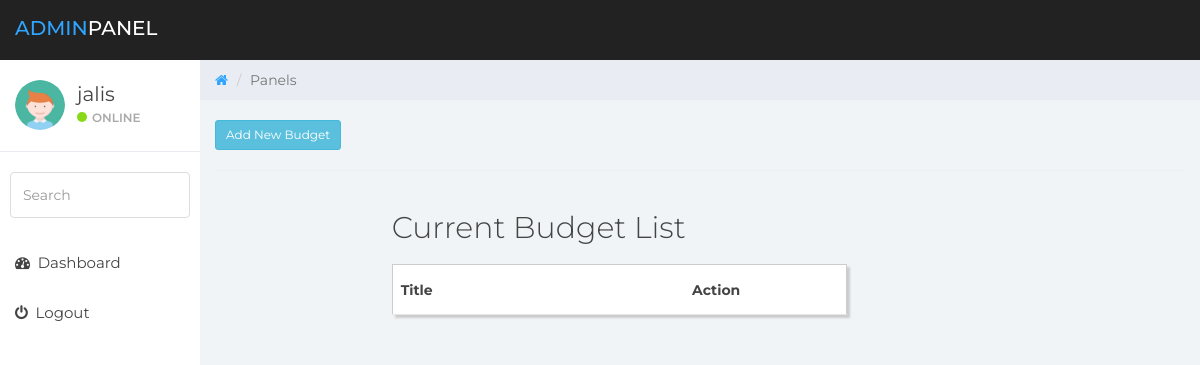
The app's page /user-dashboard/ (signed in), older data.
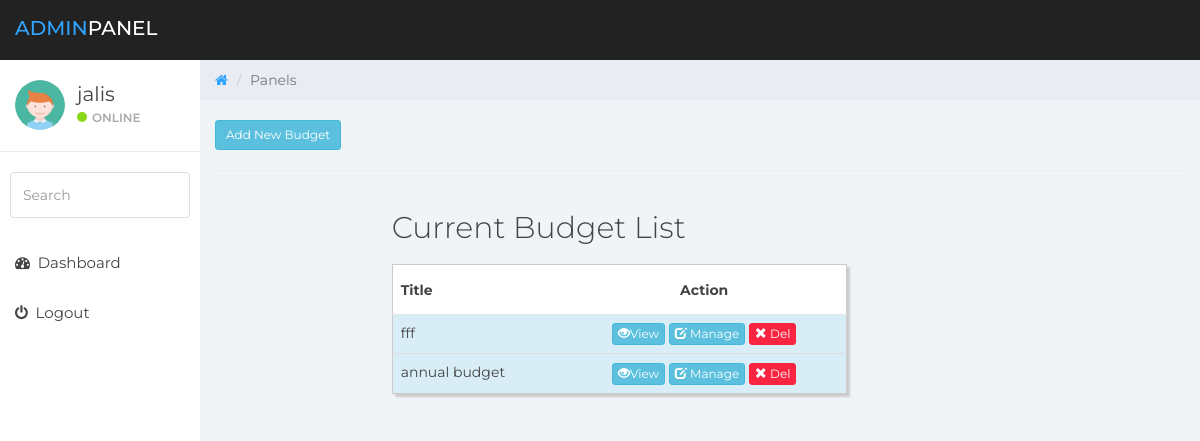
The same page, newer data.
### main_app/models.py (models this page shows, shortened)
class Budgets(models.Model):
    budget_id = models.AutoField(null=False,primary_key=True)
    user_id = models.IntegerField(null=False)
    budget_name=models.CharField(null=False,max_length=200)
    total_budget=models.IntegerField(null=False)

### main_app/views.py (the view, shortened to what this page needs)
# urls.py: path('user-dashboard/',views.user_dashboard,name='user_dashboard'),
@login_required
def user_dashboard(request):
	id=request.user.id
	budget=Budgets.objects.filter(user_id=id).order_by("-budget_id")
	context={
        'budgets':budget,
    }
	return render(request,'admin pages/admin_home.html',context)

### main_app/templates/admin pages/admin_home.html (shortened to what this page needs)
{% extends 'base.html' %}
{% block content %}
<br>
<div class="row">
	<div class="col-md-4">
	 <button type="button" class="btn btn-info btn-sm" data-toggle="modal" data-target="#add_budget">Add New Budget</button>
</div>
</div>
<hr>
    <div class="row col-md-6 col-md-offset-2 custyle">
    	<h2>Current Budget List</h2>
    <table class="table table-striped custab">
    <thead>
        <tr>
            <th>Title</th>
            <th class="text-center">Action</th>
        </tr>
    </thead>
    {% for budget in budgets %}
            <tr class="info">
                <td>{{budget.budget_name}}</td>
                <td class="text-center">
                	<a href="{% url "view_budget_details" budget.budget_id %}" class='btn btn-info btn-xs'><span class="glyphicon glyphicon-eye-open"></span>View </a>
                	<a class='btn btn-info btn-xs' href="{% url "manage_budget" budget.budget_id %}"><span class="glyphicon glyphicon-edit"></span> Manage</a> <a href="{% url "delete_budget" budget.budget_id %}" class="btn btn-danger btn-xs" onclick="return confirm('Are you sure you want to delete?')"><span class="glyphicon glyphicon-remove"></span> Del</a>
                </td>
            </tr>
    {% endfor %}
    </table>
    </div>
{% endblock %}

### main_app/templates/base.html (shortened to what this page needs)
{% load static %}
<!DOCTYPE html>
<html>
<head>
	<link href="{% static "css/bootstrap.min.css" %}" rel="stylesheet">
	<link href="{%  static "css/font-awesome.min.css"  %}" rel="stylesheet">
	<link href="{% static "css/datepicker3.css" %}"  rel="stylesheet">
	<link href=" {% static "css/styles.css" %}"  rel="stylesheet">
</head>
<body>
	<nav class="navbar navbar-custom navbar-fixed-top" role="navigation">
		<div class="container-fluid">
			<div class="navbar-header">
				<a class="navbar-brand" href="{% url "user_dashboard"%}"><span>Admin</span>Panel</a>
			</div>
		</div>
	</nav>
	<div id="sidebar-collapse" class="col-sm-3 col-lg-2 sidebar">
		<div class="profile-sidebar">
			<div class="profile-userpic">
				<img src="{% static "images/images.jpeg" %}" class="img-responsive" alt="">
			</div>
			<div class="profile-usertitle">
				{% if user.is_authenticated %}
				<div class="profile-usertitle-name">{{ user.get_username }}</div>
				{% endif %}
				<div class="profile-usertitle-status"><span class="indicator label-success"></span>Online</div>
			</div>
		</div>
		<form role="search">
			<div class="form-group">
				<input type="text" class="form-control" placeholder="Search">
			</div>
		</form>
		<ul class="nav menu">
			<li><a href="{% url "user_dashboard"%}"><em class="fa fa-dashboard">&nbsp;</em> Dashboard</a></li>
			<li><a href="{% url 'logout' %}"><em class="fa fa-power-off">&nbsp;</em> Logout</a></li>
		</ul>
	</div>
	<div class="col-sm-9 col-sm-offset-3 col-lg-10 col-lg-offset-2 main">
		<div class="row">
			<ol class="breadcrumb">
				<li><a href="{% url "user_dashboard"%}">
					<em class="fa fa-home"></em>
				</a></li>
				<li class="active">Panels</li>
			</ol>
		</div>
				{% block content %}
				{% endblock %}
	</div>
</body>
</html>

### static/css/styles.css (style rules this page uses)
body { background: #f1f4f7; padding-top: 60px; font-size: 14px; color: #444444; font-family: "Montserrat", "Helvetica Neue", Helvetica, Arial, sans-serif; }
a, a:hover, a:focus { color: #30a5ff; }
h1, h2, h3, h4, h5, h6 { color: #444444; }
h2 { font-weight: 300; margin-bottom: 20px; }
input.form-control { border: 1px solid #ddd; box-shadow: none; height: 46px; }
.navbar-custom { background: #222; height: 60px; }
.navbar-header .navbar-brand { color: #fff; font-size: 20px; text-transform: uppercase; font-weight: 500; height: 60px; padding-top: 18px; }
.navbar-header .navbar-brand span { color: #30a5ff; }
.btn-danger, .btn-danger:hover, .btn-danger:focus, .btn-danger:active, .btn-danger.active, .open > .dropdown-toggle.btn-danger, .btn-danger.disabled, .btn-danger[disabled], fieldset[disabled] .btn-danger, .btn-danger.disabled:hover, .btn-danger[disabled]:hover, fieldset[disabled] .btn-danger:hover, .btn-danger.disabled:focus, .btn-danger[disabled]:focus, fieldset[disabled] .btn-danger:focus, .btn-danger.disabled:active, .btn-danger[disabled]:active, fieldset[disabled] .btn-danger:active, .btn-danger.disabled.active, .btn-danger[disabled].active, fieldset[disabled] .btn-danger.active { background-color: #f9243f; border-color: #f9243f; }
.label-success { background-color: #8ad919; }
.navbar { border: 0; }
.sidebar { display: block; padding: 0; display: none; box-shadow: none; background: #fff; }
.sidebar ul { margin: 20px 0px; }
.sidebar form { padding: 10px 0 0 0; margin: 10px 10px 20px 10px; }
@media (min-width: 768px) { .sidebar { display: block; position: fixed; top: 60px; bottom: 0; left: 0; z-index: 1000; display: block; margin: 0; padding: 0; overflow-x: hidden; overflow-y: auto; } }
@media (min-width: 768px) { .navbar-header { width: 100%; } }
.sidebar ul.nav li a { height: 50px; font-size: 15px; line-height: 2em; color: #444444; }
.profile-sidebar { padding: 10px 0; border-bottom: 1px solid #e9ecf2; }
.indicator { width: 10px; height: 10px; display: inline-block; border-radius: 9999px; margin-right: 5px; }
.profile-userpic img { float: left; margin: 10px 0px 0px 15px; width: 50px; height: 50px; border-radius: 9999px !important; }
.profile-usertitle { float: left; text-align: left; margin: 10px 0 0 12px; }
.profile-usertitle-name { font-size: 20px; margin-bottom: 0px; }
.profile-usertitle-status { text-transform: uppercase; color: #AAA; font-size: 12px; font-weight: 600; margin-bottom: 15px; }
.breadcrumb { border-radius: 0; padding: 10px 15px 10px 15px; background: #e9ecf2; margin: 0; }
.table { background: #fff; }
.table > thead > tr > th { border-bottom: 1px solid #e6e7e8; vertical-align: middle; height: 50px; }

### main_app/templates/admin pages/admin_home.html (style rules this page uses)
.custab { border: 1px solid #ccc; padding: 5px; box-shadow: 3px 3px 2px #ccc; transition: 0.5s; }

Row changes from the older to the newer data that the page shows:
added Budgets: budget_name "fff"
added Budgets: budget_name "annual budget"
